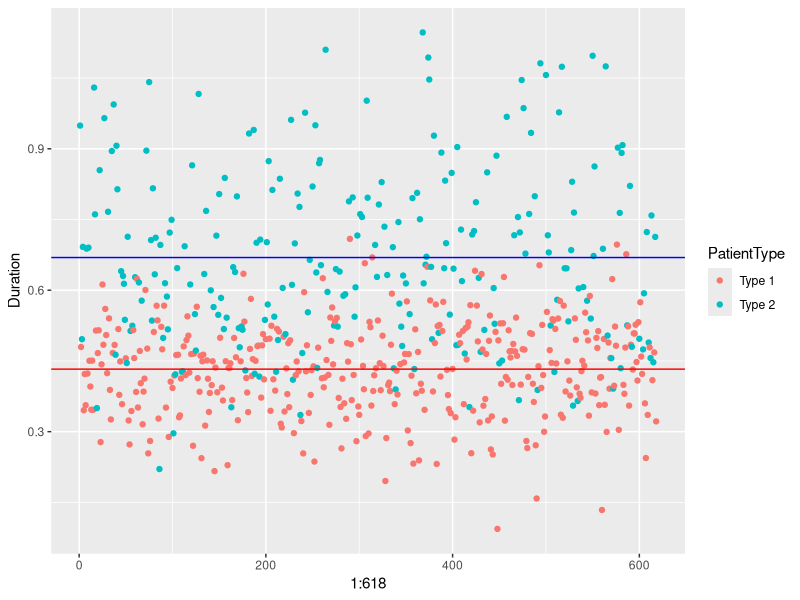
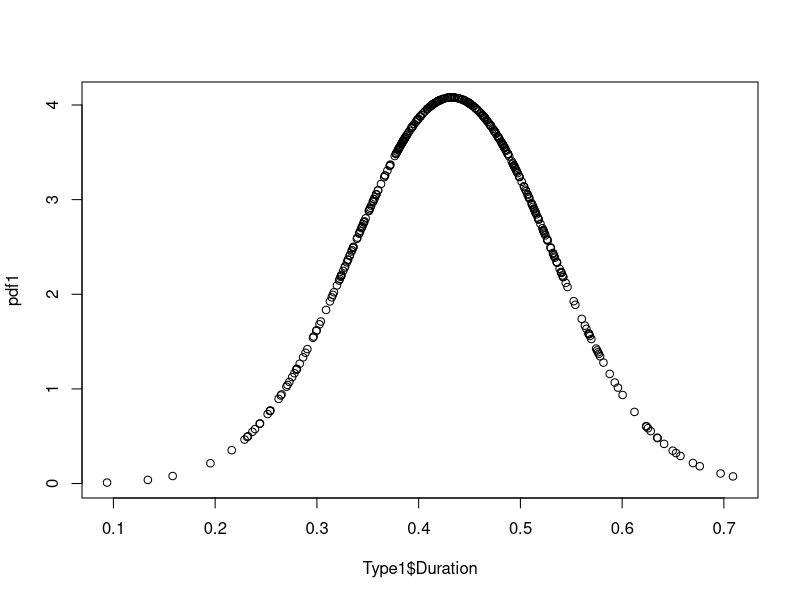
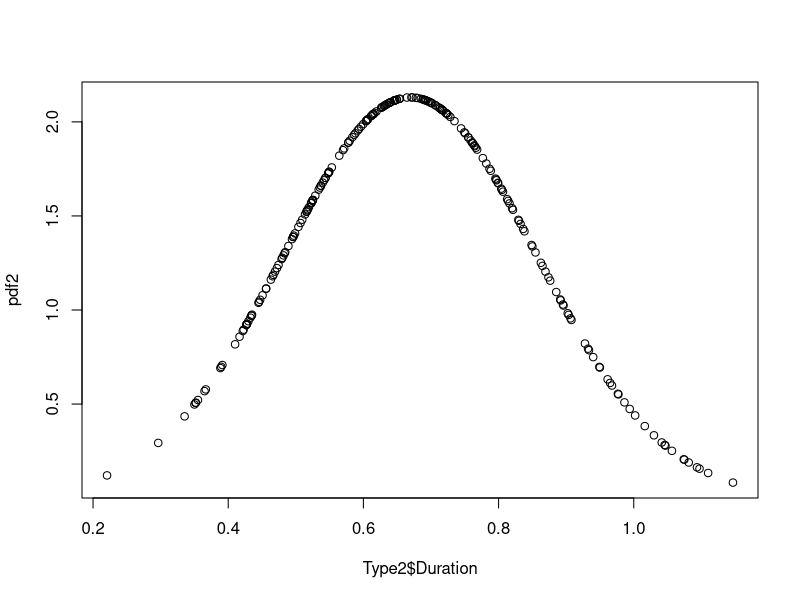
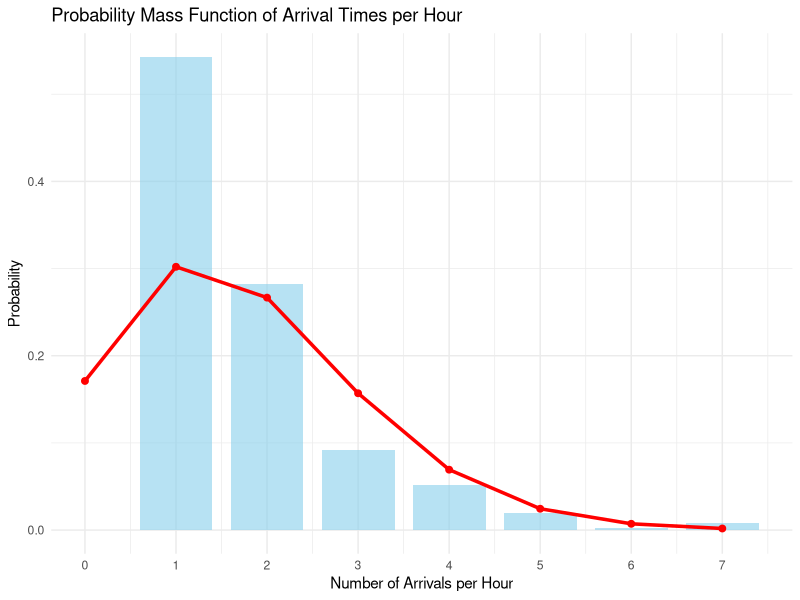
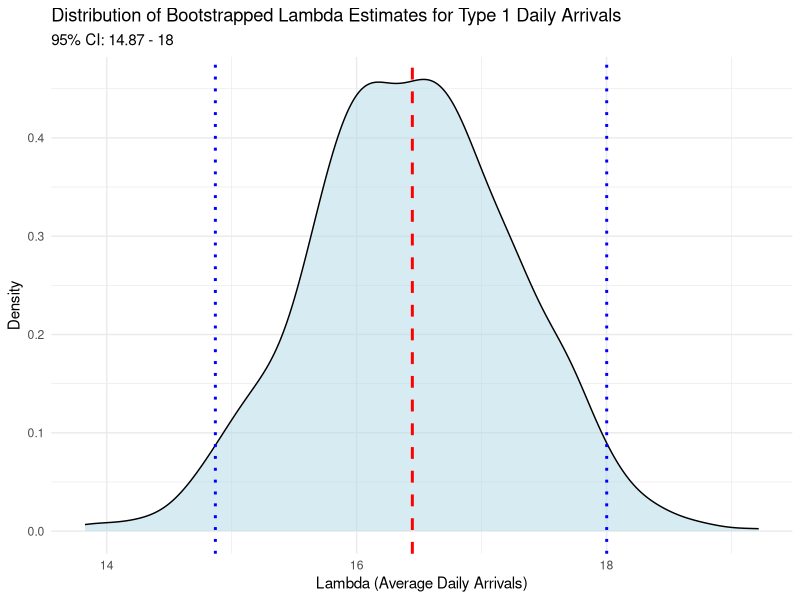

Here is the R script that generated these plots, in order:

library(ggplot2)
library(lubridate)
library(tidyverse)
library(zoo)

#Datasets
ScanRecords <- read.csv("ScanRecords.csv")
ScanRecords$Date <- as.Date(ScanRecords$Date)
Type1 <- dplyr::filter(ScanRecords, PatientType=="Type 1") #Ik moest dplyr:: toevoegen want hij had een conflict met een ander package
Type2 <- dplyr::filter(ScanRecords, PatientType=="Type 2") #Ik moest dplyr:: toevoegen want hij had een conflict met een ander package

#Duration Scatterplot 
ggplot(ScanRecords, aes(x=1:618, y=Duration, color = PatientType))+
  geom_point() +
  geom_hline(yintercept = mean(Type1$Duration), color = "red") +
  geom_hline(yintercept = mean(Type2$Duration), color = "blue")

#Duration Normal Distribution PDF plot
pdf1 <- dnorm(Type1$Duration, mean=mean(Type1$Duration), sd = sd(Type1$Duration))
plot(Type1$Duration, pdf1)
pdf2 <- dnorm(Type2$Duration, mean=mean(Type2$Duration), sd = sd(Type2$Duration))
plot(Type2$Duration, pdf2)

#Arrival time/Poisson Process 
# For now this only gives the PMF and lambda for both patienttypes together, we
# should still use bootstrap to estimate the lambda and do it also per patientype. 

# Step 1: Create a timestamp by combining Date and Time, then round to hourly intervals
ScanRecords <- ScanRecords %>%
  mutate(timestamp = as.POSIXct(Date) + dhours(Time),   # Combine Date and Time
         hour = floor_date(timestamp, "hour"))          # Round to hourly intervals

# Step 2: Count the number of arrivals per hour per day
hourly_counts <- ScanRecords %>%
  group_by(Date, PatientType, hour) %>%
  summarise(count = n()) %>%
  ungroup()

# Step 3: Calculate the mean arrival rate (lambda) per hour
lambda <- mean(hourly_counts$count)

# Step 4: Create the observed PMF by calculating the frequency of each count value
observed_pmf <- hourly_counts %>%
  count(count) %>%
  mutate(prob = n / sum(n))

# Step 5: Generate the theoretical Poisson PMF based on the mean arrival rate
# Generate the counts we observed (unique arrival values)
max_count <- max(hourly_counts$count)
theoretical_pmf <- data.frame(
  count = 0:max_count,
  prob = dpois(0:max_count, lambda)
)

# Step 6: Plot the observed PMF and overlay the theoretical Poisson PMF
ggplot() +
  geom_bar(data = observed_pmf, aes(x = count, y = prob), stat = "identity", fill = "skyblue", alpha = 0.6, width = 0.8) +
  geom_line(data = theoretical_pmf, aes(x = count, y = prob), color = "red", size = 1.2) +
  geom_point(data = theoretical_pmf, aes(x = count, y = prob), color = "red", size = 2) +
  labs(x = "Number of Arrivals per Hour", y = "Probability", title = "Probability Mass Function of Arrival Times per Hour") +
  theme_minimal() +
  theme(legend.position = "top") +
  scale_x_continuous(breaks = 0:max_count)


# ARRIVAL TIMES TYPE 1 patient
# Count daily arrivals for Type 1
daily_arrivals_type1 <- Type1 %>%
  group_by(Date) %>%
  summarise(daily_count = n())

# Calculate mean arrival rate (lambda) for Poisson distribution
lambda_type1 <- mean(daily_arrivals_type1$daily_count)

# Parametric Bootstrap to estimate uncertainty for lambda
bootstrap_lambda <- replicate(1000, {
  sample_counts <- rpois(n = nrow(daily_arrivals_type1), lambda = lambda_type1)
  mean(sample_counts)
})

# Create a data frame for the bootstrapped lambdas
bootstrap_lambda_df <- data.frame(lambda = bootstrap_lambda)

# Calculate the mean of the bootstrap lambdas
mean_lambda <- mean(bootstrap_lambda)

# Calculate 95% confidence interval for bootstrap lambda values
lambda_ci <- quantile(bootstrap_lambda_df$lambda, probs = c(0.025, 0.975))

# Plot the distribution of bootstrap lambda values with mean and confidence interval lines
ggplot(bootstrap_lambda_df, aes(x = lambda)) +
  geom_density(fill = "lightblue", alpha = 0.5) +             # Density plot of bootstrap lambdas
  geom_vline(xintercept = mean_lambda, color = "red",         # Line at mean lambda
             linetype = "dashed", size = 1) +
  geom_vline(xintercept = lambda_ci[1], color = "blue",       # Lower bound of CI
             linetype = "dotted", size = 1) +
  geom_vline(xintercept = lambda_ci[2], color = "blue",       # Upper bound of CI
             linetype = "dotted", size = 1) +
  labs(title = "Distribution of Bootstrapped Lambda Estimates for Type 1 Daily Arrivals",
       subtitle = paste("95% CI:", round(lambda_ci[1], 2), "-", round(lambda_ci[2], 2)),
       x = "Lambda (Average Daily Arrivals)", y = "Density") +
  theme_minimal()

#dit is testtestest
#dfsdklfjsd
#ftyhhgfngfhb
